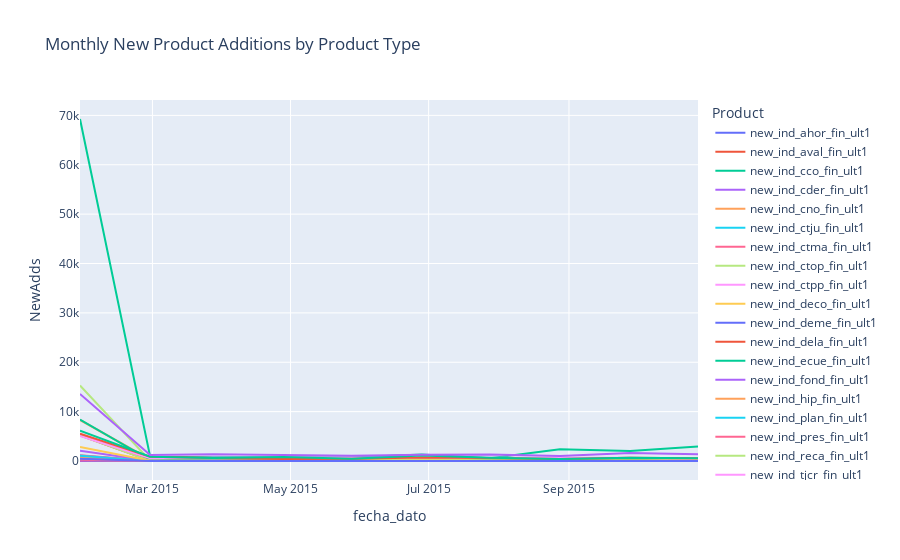

Notebook code cell kept with this figure:
### Code cell
df_sorted = df.sort_values(by=['ncodpers', 'fecha_dato'])
for col in product_cols:
    df_sorted[f'{col}_prev'] = df_sorted.groupby('ncodpers')[col].shift(1)
    df_sorted[f'new_{col}'] = ((df_sorted[col] == 1) & (df_sorted[f'{col}_prev'] != 1)).astype(int)

new_product_cols = [f'new_{col}' for col in product_cols]
monthly_new_products = df_sorted.groupby('fecha_dato')[new_product_cols].sum().reset_index()
monthly_new_products = monthly_new_products.melt(id_vars='fecha_dato', var_name='Product', value_name='NewAdds')

fig = px.line(monthly_new_products, x='fecha_dato', y='NewAdds', color='Product',
              title="Monthly New Product Additions by Product Type")
fig.show()

### Figure 1 — Plotly figure (JSON) as saved in the notebook; plotly's stock layout.template omitted (floating-point values rounded to 4 significant figures)
{"data": [{"hovertemplate": "Product=new_ind_ahor_fin_ult1<br>fecha_dato=%{x}<br>NewAdds=%{y}<extra></extra>", "legendgroup": "new_ind_ahor_fin_ult1", "line": {"color": "#636efa", "dash": "solid"}, "marker": {"symbol": "circle"}, "mode": "lines", "name": "new_ind_ahor_fin_ult1", "orientation": "v", "showlegend": true, "type": "scatter", "x": ["2015-01-28T00:00:00.000000000", "2015-02-28T00:00:00.000000000", "2015-03-28T00:00:00.000000000", "2015-04-28T00:00:00.000000000", "2015-05-28T00:00:00.000000000", "2015-06-28T00:00:00.000000000", "2015-07-28T00:00:00.000000000", "2015-08-28T00:00:00.000000000", "2015-09-28T00:00:00.000000000", "2015-10-28T00:00:00.000000000"], "xaxis": "x", "y": [8, 0, 0, 0, 0, 0, 0, 0, 0, 0], "yaxis": "y"}, {"hovertemplate": "Product=new_ind_aval_fin_ult1<br>fecha_dato=%{x}<br>NewAdds=%{y}<extra></extra>", "legendgroup": "new_ind_aval_fin_ult1", "line": {"color": "#EF553B", "dash": "solid"}, "marker": {"symbol": "circle"}, "mode": "lines", "name": "new_ind_aval_fin_ult1", "orientation": "v", "showlegend": true, "type": "scatter", "x": ["2015-01-28T00:00:00.000000000", "2015-02-28T00:00:00.000000000", "2015-03-28T00:00:00.000000000", "2015-04-28T00:00:00.000000000", "2015-05-28T00:00:00.000000000", "2015-06-28T00:00:00.000000000", "2015-07-28T00:00:00.000000000", "2015-08-28T00:00:00.000000000", "2015-09-28T00:00:00.000000000", "2015-10-28T00:00:00.000000000"], "xaxis": "x", "y": [2, 0, 0, 0, 0, 0, 0, 0, 0, 0], "yaxis": "y"}, {"hovertemplate": "Product=new_ind_cco_fin_ult1<br>fecha_dato=%{x}<br>NewAdds=%{y}<extra></extra>", "legendgroup": "new_ind_cco_fin_ult1", "line": {"color": "#00cc96", "dash": "solid"}, "marker": {"symbol": "circle"}, "mode": "lines", "name": "new_ind_cco_fin_ult1", "orientation": "v", "showlegend": true, "type": "scatter", "x": ["2015-01-28T00:00:00.000000000", "2015-02-28T00:00:00.000000000", "2015-03-28T00:00:00.000000000", "2015-04-28T00:00:00.000000000", "2015-05-28T00:00:00.000000000", "2015-06-28T00:00:00.000000000", "2015-07-28T00:00:00.000000000", "2015-08-28T00:00:00.000000000", "2015-09-28T00:00:00.000000000", "2015-10-28T00:00:00.000000000"], "xaxis": "x", "y": [69270, 866, 792, 779, 732, 1301, 562, 2369, 2029, 2950], "yaxis": "y"}, {"hovertemplate": "Product=new_ind_cder_fin_ult1<br>fecha_dato=%{x}<br>NewAdds=%{y}<extra></extra>", "legendgroup": "new_ind_cder_fin_ult1", "line": {"color": "#ab63fa", "dash": "solid"}, "marker": {"symbol": "circle"}, "mode": "lines", "name": "new_ind_cder_fin_ult1", "orientation": "v", "showlegend": true, "type": "scatter", "x": ["2015-01-28T00:00:00.000000000", "2015-02-28T00:00:00.000000000", "2015-03-28T00:00:00.000000000", "2015-04-28T00:00:00.000000000", "2015-05-28T00:00:00.000000000", "2015-06-28T00:00:00.000000000", "2015-07-28T00:00:00.000000000", "2015-08-28T00:00:00.000000000", "2015-09-28T00:00:00.000000000", "2015-10-28T00:00:00.000000000"], "xaxis": "x", "y": [34, 3, 5, 0, 3, 0, 4, 1, 0, 1], "yaxis": "y"}, {"hovertemplate": "Product=new_ind_cno_fin_ult1<br>fecha_dato=%{x}<br>NewAdds=%{y}<extra></extra>", "legendgroup": "new_ind_cno_fin_ult1", "line": {"color": "#FFA15A", "dash": "solid"}, "marker": {"symbol": "circle"}, "mode": "lines", "name": "new_ind_cno_fin_ult1", "orientation": "v", "showlegend": true, "type": "scatter", "x": ["2015-01-28T00:00:00.000000000", "2015-02-28T00:00:00.000000000", "2015-03-28T00:00:00.000000000", "2015-04-28T00:00:00.000000000", "2015-05-28T00:00:00.000000000", "2015-06-28T00:00:00.000000000", "2015-07-28T00:00:00.000000000", "2015-08-28T00:00:00.000000000", "2015-09-28T00:00:00.000000000", "2015-10-28T00:00:00.000000000"], "xaxis": "x", "y": [8309, 307, 270, 301, 269, 246, 380, 356, 230, 286], "yaxis": "y"}, {"hovertemplate": "Product=new_ind_ctju_fin_ult1<br>fecha_dato=%{x}<br>NewAdds=%{y}<extra></extra>", "legendgroup": "new_ind_ctju_fin_ult1", "line": {"color": "#19d3f3", "dash": "solid"}, "marker": {"symbol": "circle"}, "mode": "lines", "name": "new_ind_ctju_fin_ult1", "orientation": "v", "showlegend": true, "type": "scatter", "x": ["2015-01-28T00:00:00.000000000", "2015-02-28T00:00:00.000000000", "2015-03-28T00:00:00.000000000", "2015-04-28T00:00:00.000000000", "2015-05-28T00:00:00.000000000", "2015-06-28T00:00:00.000000000", "2015-07-28T00:00:00.000000000", "2015-08-28T00:00:00.000000000", "2015-09-28T00:00:00.000000000", "2015-10-28T00:00:00.000000000"], "xaxis": "x", "y": [1091, 9, 9, 11, 13, 7, 7, 11, 4, 6], "yaxis": "y"}, {"hovertemplate": "Product=new_ind_ctma_fin_ult1<br>fecha_dato=%{x}<br>NewAdds=%{y}<extra></extra>", "legendgroup": "new_ind_ctma_fin_ult1", "line": {"color": "#FF6692", "dash": "solid"}, "marker": {"symbol": "circle"}, "mode": "lines", "name": "new_ind_ctma_fin_ult1", "orientation": "v", "showlegend": true, "type": "scatter", "x": ["2015-01-28T00:00:00.000000000", "2015-02-28T00:00:00.000000000", "2015-03-28T00:00:00.000000000", "2015-04-28T00:00:00.000000000", "2015-05-28T00:00:00.000000000", "2015-06-28T00:00:00.000000000", "2015-07-28T00:00:00.000000000", "2015-08-28T00:00:00.000000000", "2015-09-28T00:00:00.000000000", "2015-10-28T00:00:00.000000000"], "xaxis": "x", "y": [1172, 61, 56, 39, 44, 63, 29, 50, 76, 80], "yaxis": "y"}, {"hovertemplate": "Product=new_ind_ctop_fin_ult1<br>fecha_dato=%{x}<br>NewAdds=%{y}<extra></extra>", "legendgroup": "new_ind_ctop_fin_ult1", "line": {"color": "#B6E880", "dash": "solid"}, "marker": {"symbol": "circle"}, "mode": "lines", "name": "new_ind_ctop_fin_ult1", "orientation": "v", "showlegend": true, "type": "scatter", "x": ["2015-01-28T00:00:00.000000000", "2015-02-28T00:00:00.000000000", "2015-03-28T00:00:00.000000000", "2015-04-28T00:00:00.000000000", "2015-05-28T00:00:00.000000000", "2015-06-28T00:00:00.000000000", "2015-07-28T00:00:00.000000000", "2015-08-28T00:00:00.000000000", "2015-09-28T00:00:00.000000000", "2015-10-28T00:00:00.000000000"], "xaxis": "x", "y": [15282, 40, 37, 51, 37, 26, 32, 38, 28, 25], "yaxis": "y"}, {"hovertemplate": "Product=new_ind_ctpp_fin_ult1<br>fecha_dato=%{x}<br>NewAdds=%{y}<extra></extra>", "legendgroup": "new_ind_ctpp_fin_ult1", "line": {"color": "#FF97FF", "dash": "solid"}, "marker": {"symbol": "circle"}, "mode": "lines", "name": "new_ind_ctpp_fin_ult1", "orientation": "v", "showlegend": true, "type": "scatter", "x": ["2015-01-28T00:00:00.000000000", "2015-02-28T00:00:00.000000000", "2015-03-28T00:00:00.000000000", "2015-04-28T00:00:00.000000000", "2015-05-28T00:00:00.000000000", "2015-06-28T00:00:00.000000000", "2015-07-28T00:00:00.000000000", "2015-08-28T00:00:00.000000000", "2015-09-28T00:00:00.000000000", "2015-10-28T00:00:00.000000000"], "xaxis": "x", "y": [5209, 19, 19, 34, 21, 25, 29, 18, 15, 9], "yaxis": "y"}, {"hovertemplate": "Product=new_ind_deco_fin_ult1<br>fecha_dato=%{x}<br>NewAdds=%{y}<extra></extra>", "legendgroup": "new_ind_deco_fin_ult1", "line": {"color": "#FECB52", "dash": "solid"}, "marker": {"symbol": "circle"}, "mode": "lines", "name": "new_ind_deco_fin_ult1", "orientation": "v", "showlegend": true, "type": "scatter", "x": ["2015-01-28T00:00:00.000000000", "2015-02-28T00:00:00.000000000", "2015-03-28T00:00:00.000000000", "2015-04-28T00:00:00.000000000", "2015-05-28T00:00:00.000000000", "2015-06-28T00:00:00.000000000", "2015-07-28T00:00:00.000000000", "2015-08-28T00:00:00.000000000", "2015-09-28T00:00:00.000000000", "2015-10-28T00:00:00.000000000"], "xaxis": "x", "y": [207, 103, 107, 61, 71, 69, 47, 78, 77, 83], "yaxis": "y"}, {"hovertemplate": "Product=new_ind_deme_fin_ult1<br>fecha_dato=%{x}<br>NewAdds=%{y}<extra></extra>", "legendgroup": "new_ind_deme_fin_ult1", "line": {"color": "#636efa", "dash": "solid"}, "marker": {"symbol": "circle"}, "mode": "lines", "name": "new_ind_deme_fin_ult1", "orientation": "v", "showlegend": true, "type": "scatter", "x": ["2015-01-28T00:00:00.000000000", "2015-02-28T00:00:00.000000000", "2015-03-28T00:00:00.000000000", "2015-04-28T00:00:00.000000000", "2015-05-28T00:00:00.000000000", "2015-06-28T00:00:00.000000000", "2015-07-28T00:00:00.000000000", "2015-08-28T00:00:00.000000000", "2015-09-28T00:00:00.000000000", "2015-10-28T00:00:00.000000000"], "xaxis": "x", "y": [196, 8, 2, 1, 1, 3, 5, 6, 4, 2], "yaxis": "y"}, {"hovertemplate": "Product=new_ind_dela_fin_ult1<br>fecha_dato=%{x}<br>NewAdds=%{y}<extra></extra>", "legendgroup": "new_ind_dela_fin_ult1", "line": {"color": "#EF553B", "dash": "solid"}, "marker": {"symbol": "circle"}, "mode": "lines", "name": "new_ind_dela_fin_ult1", "orientation": "v", "showlegend": true, "type": "scatter", "x": ["2015-01-28T00:00:00.000000000", "2015-02-28T00:00:00.000000000", "2015-03-28T00:00:00.000000000", "2015-04-28T00:00:00.000000000", "2015-05-28T00:00:00.000000000", "2015-06-28T00:00:00.000000000", "2015-07-28T00:00:00.000000000", "2015-08-28T00:00:00.000000000", "2015-09-28T00:00:00.000000000", "2015-10-28T00:00:00.000000000"], "xaxis": "x", "y": [5180, 119, 128, 102, 154, 142, 199, 140, 209, 141], "yaxis": "y"}, {"hovertemplate": "Product=new_ind_ecue_fin_ult1<br>fecha_dato=%{x}<br>NewAdds=%{y}<extra></extra>", "legendgroup": "new_ind_ecue_fin_ult1", "line": {"color": "#00cc96", "dash": "solid"}, "marker": {"symbol": "circle"}, "mode": "lines", "name": "new_ind_ecue_fin_ult1", "orientation": "v", "showlegend": true, "type": "scatter", "x": ["2015-01-28T00:00:00.000000000", "2015-02-28T00:00:00.000000000", "2015-03-28T00:00:00.000000000", "2015-04-28T00:00:00.000000000", "2015-05-28T00:00:00.000000000", "2015-06-28T00:00:00.000000000", "2015-07-28T00:00:00.000000000", "2015-08-28T00:00:00.000000000", "2015-09-28T00:00:00.000000000", "2015-10-28T00:00:00.000000000"], "xaxis": "x", "y": [8403, 180, 240, 236, 216, 190, 160, 119, 151, 135], "yaxis": "y"}, {"hovertemplate": "Product=new_ind_fond_fin_ult1<br>fecha_dato=%{x}<br>NewAdds=%{y}<extra></extra>", "legendgroup": "new_ind_fond_fin_ult1", "line": {"color": "#ab63fa", "dash": "solid"}, "marker": {"symbol": "circle"}, "mode": "lines", "name": "new_ind_fond_fin_ult1", "orientation": "v", "showlegend": true, "type": "scatter", "x": ["2015-01-28T00:00:00.000000000", "2015-02-28T00:00:00.000000000", "2015-03-28T00:00:00.000000000", "2015-04-28T00:00:00.000000000", "2015-05-28T00:00:00.000000000", "2015-06-28T00:00:00.000000000", "2015-07-28T00:00:00.000000000", "2015-08-28T00:00:00.000000000", "2015-09-28T00:00:00.000000000", "2015-10-28T00:00:00.000000000"], "xaxis": "x", "y": [2065, 63, 101, 82, 65, 33, 22, 41, 7, 18], "yaxis": "y"}, {"hovertemplate": "Product=new_ind_hip_fin_ult1<br>fecha_dato=%{x}<br>NewAdds=%{y}<extra></extra>", "legendgroup": "new_ind_hip_fin_ult1", "line": {"color": "#FFA15A", "dash": "solid"}, "marker": {"symbol": "circle"}, "mode": "lines", "name": "new_ind_hip_fin_ult1", "orientation": "v", "showlegend": true, "type": "scatter", "x": ["2015-01-28T00:00:00.000000000", "2015-02-28T00:00:00.000000000", "2015-03-28T00:00:00.000000000", "2015-04-28T00:00:00.000000000", "2015-05-28T00:00:00.000000000", "2015-06-28T00:00:00.000000000", "2015-07-28T00:00:00.000000000", "2015-08-28T00:00:00.000000000", "2015-09-28T00:00:00.000000000", "2015-10-28T00:00:00.000000000"], "xaxis": "x", "y": [708, 0, 1, 2, 4, 1, 0, 0, 2, 0], "yaxis": "y"}, {"hovertemplate": "Product=new_ind_plan_fin_ult1<br>fecha_dato=%{x}<br>NewAdds=%{y}<extra></extra>", "legendgroup": "new_ind_plan_fin_ult1", "line": {"color": "#19d3f3", "dash": "solid"}, "marker": {"symbol": "circle"}, "mode": "lines", "name": "new_ind_plan_fin_ult1", "orientation": "v", "showlegend": true, "type": "scatter", "x": ["2015-01-28T00:00:00.000000000", "2015-02-28T00:00:00.000000000", "2015-03-28T00:00:00.000000000", "2015-04-28T00:00:00.000000000", "2015-05-28T00:00:00.000000000", "2015-06-28T00:00:00.000000000", "2015-07-28T00:00:00.000000000", "2015-08-28T00:00:00.000000000", "2015-09-28T00:00:00.000000000", "2015-10-28T00:00:00.000000000"], "xaxis": "x", "y": [1039, 5, 5, 1, 6, 2, 3, 2, 4, 3], "yaxis": "y"}, {"hovertemplate": "Product=new_ind_pres_fin_ult1<br>fecha_dato=%{x}<br>NewAdds=%{y}<extra></extra>", "legendgroup": "new_ind_pres_fin_ult1", "line": {"color": "#FF6692", "dash": "solid"}, "marker": {"symbol": "circle"}, "mode": "lines", "name": "new_ind_pres_fin_ult1", "orientation": "v", "showlegend": true, "type": "scatter", "x": ["2015-01-28T00:00:00.000000000", "2015-02-28T00:00:00.000000000", "2015-03-28T00:00:00.000000000", "2015-04-28T00:00:00.000000000", "2015-05-28T00:00:00.000000000", "2015-06-28T00:00:00.000000000", "2015-07-28T00:00:00.000000000", "2015-08-28T00:00:00.000000000", "2015-09-28T00:00:00.000000000", "2015-10-28T00:00:00.000000000"], "xaxis": "x", "y": [267, 1, 1, 3, 3, 0, 0, 3, 2, 1], "yaxis": "y"}, {"hovertemplate": "Product=new_ind_reca_fin_ult1<br>fecha_dato=%{x}<br>NewAdds=%{y}<extra></extra>", "legendgroup": "new_ind_reca_fin_ult1", "line": {"color": "#B6E880", "dash": "solid"}, "marker": {"symbol": "circle"}, "mode": "lines", "name": "new_ind_reca_fin_ult1", "orientation": "v", "showlegend": true, "type": "scatter", "x": ["2015-01-28T00:00:00.000000000", "2015-02-28T00:00:00.000000000", "2015-03-28T00:00:00.000000000", "2015-04-28T00:00:00.000000000", "2015-05-28T00:00:00.000000000", "2015-06-28T00:00:00.000000000", "2015-07-28T00:00:00.000000000", "2015-08-28T00:00:00.000000000", "2015-09-28T00:00:00.000000000", "2015-10-28T00:00:00.000000000"], "xaxis": "x", "y": [5178, 27, 43, 115, 52, 429, 84, 33, 40, 64], "yaxis": "y"}, {"hovertemplate": "Product=new_ind_tjcr_fin_ult1<br>fecha_dato=%{x}<br>NewAdds=%{y}<extra></extra>", "legendgroup": "new_ind_tjcr_fin_ult1", "line": {"color": "#FF97FF", "dash": "solid"}, "marker": {"symbol": "circle"}, "mode": "lines", "name": "new_ind_tjcr_fin_ult1", "orientation": "v", "showlegend": true, "type": "scatter", "x": ["2015-01-28T00:00:00.000000000", "2015-02-28T00:00:00.000000000", "2015-03-28T00:00:00.000000000", "2015-04-28T00:00:00.000000000", "2015-05-28T00:00:00.000000000", "2015-06-28T00:00:00.000000000", "2015-07-28T00:00:00.000000000", "2015-08-28T00:00:00.000000000", "2015-09-28T00:00:00.000000000", "2015-10-28T00:00:00.000000000"], "xaxis": "x", "y": [5054, 546, 725, 689, 641, 674, 714, 643, 656, 412], "yaxis": "y"}, {"hovertemplate": "Product=new_ind_valo_fin_ult1<br>fecha_dato=%{x}<br>NewAdds=%{y}<extra></extra>", "legendgroup": "new_ind_valo_fin_ult1", "line": {"color": "#FECB52", "dash": "solid"}, "marker": {"symbol": "circle"}, "mode": "lines", "name": "new_ind_valo_fin_ult1", "orientation": "v", "showlegend": true, "type": "scatter", "x": ["2015-01-28T00:00:00.000000000", "2015-02-28T00:00:00.000000000", "2015-03-28T00:00:00.000000000", "2015-04-28T00:00:00.000000000", "2015-05-28T00:00:00.000000000", "2015-06-28T00:00:00.000000000", "2015-07-28T00:00:00.000000000", "2015-08-28T00:00:00.000000000", "2015-09-28T00:00:00.000000000", "2015-10-28T00:00:00.000000000"], "xaxis": "x", "y": [2849, 38, 30, 29, 29, 34, 29, 69, 51, 110], "yaxis": "y"}, {"hovertemplate": "Product=new_ind_viv_fin_ult1<br>fecha_dato=%{x}<br>NewAdds=%{y}<extra></extra>", "legendgroup": "new_ind_viv_fin_ult1", "line": {"color": "#636efa", "dash": "solid"}, "marker": {"symbol": "circle"}, "mode": "lines", "name": "new_ind_viv_fin_ult1", "orientation": "v", "showlegend": true, "type": "scatter", "x": ["2015-01-28T00:00:00.000000000", "2015-02-28T00:00:00.000000000", "2015-03-28T00:00:00.000000000", "2015-04-28T00:00:00.000000000", "2015-05-28T00:00:00.000000000", "2015-06-28T00:00:00.000000000", "2015-07-28T00:00:00.000000000", "2015-08-28T00:00:00.000000000", "2015-09-28T00:00:00.000000000", "2015-10-28T00:00:00.000000000"], "xaxis": "x", "y": [462, 1, 1, 1, 0, 1, 0, 0, 0, 0], "yaxis": "y"}, {"hovertemplate": "Product=new_ind_nomina_ult1<br>fecha_dato=%{x}<br>NewAdds=%{y}<extra></extra>", "legendgroup": "new_ind_nomina_ult1", "line": {"color": "#EF553B", "dash": "solid"}, "marker": {"symbol": "circle"}, "mode": "lines", "name": "new_ind_nomina_ult1", "orientation": "v", "showlegend": true, "type": "scatter", "x": ["2015-01-28T00:00:00.000000000", "2015-02-28T00:00:00.000000000", "2015-03-28T00:00:00.000000000", "2015-04-28T00:00:00.000000000", "2015-05-28T00:00:00.000000000", "2015-06-28T00:00:00.000000000", "2015-07-28T00:00:00.000000000", "2015-08-28T00:00:00.000000000", "2015-09-28T00:00:00.000000000", "2015-10-28T00:00:00.000000000"], "xaxis": "x", "y": [5513, 859, 616, 383, 452, 696, 611, 405, 639, 557], "yaxis": "y"}, {"hovertemplate": "Product=new_ind_nom_pens_ult1<br>fecha_dato=%{x}<br>NewAdds=%{y}<extra></extra>", "legendgroup": "new_ind_nom_pens_ult1", "line": {"color": "#00cc96", "dash": "solid"}, "marker": {"symbol": "circle"}, "mode": "lines", "name": "new_ind_nom_pens_ult1", "orientation": "v", "showlegend": true, "type": "scatter", "x": ["2015-01-28T00:00:00.000000000", "2015-02-28T00:00:00.000000000", "2015-03-28T00:00:00.000000000", "2015-04-28T00:00:00.000000000", "2015-05-28T00:00:00.000000000", "2015-06-28T00:00:00.000000000", "2015-07-28T00:00:00.000000000", "2015-08-28T00:00:00.000000000", "2015-09-28T00:00:00.000000000", "2015-10-28T00:00:00.000000000"], "xaxis": "x", "y": [6149, 863, 619, 804, 451, 1127, 676, 409, 643, 551], "yaxis": "y"}, {"hovertemplate": "Product=new_ind_recibo_ult1<br>fecha_dato=%{x}<br>NewAdds=%{y}<extra></extra>", "legendgroup": "new_ind_recibo_ult1", "line": {"color": "#ab63fa", "dash": "solid"}, "marker": {"symbol": "circle"}, "mode": "lines", "name": "new_ind_recibo_ult1", "orientation": "v", "showlegend": true, "type": "scatter", "x": ["2015-01-28T00:00:00.000000000", "2015-02-28T00:00:00.000000000", "2015-03-28T00:00:00.000000000", "2015-04-28T00:00:00.000000000", "2015-05-28T00:00:00.000000000", "2015-06-28T00:00:00.000000000", "2015-07-28T00:00:00.000000000", "2015-08-28T00:00:00.000000000", "2015-09-28T00:00:00.000000000", "2015-10-28T00:00:00.000000000"], "xaxis": "x", "y": [13560, 1216, 1386, 1224, 1056, 1290, 1317, 1005, 1634, 1363], "yaxis": "y"}], "layout": {"legend": {"title": {"text": "Product"}, "tracegroupgap": 0}, "title": {"text": "Monthly New Product Additions by Product Type"}, "xaxis": {"anchor": "y", "domain": [0, 1], "title": {"text": "fecha_dato"}}, "yaxis": {"anchor": "x", "domain": [0, 1], "title": {"text": "NewAdds"}}}}
